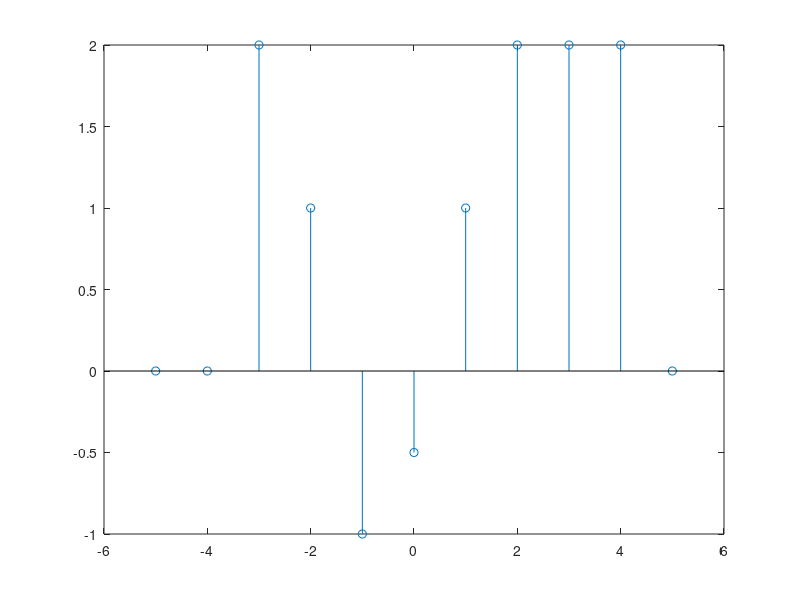

The MATLAB source for this figure:
clc;
clear all;
close all;
%%
t = -5:1:5;
x = zeros(size(t));
for i = 1:length(t);
    p = t(i);
    if p == -3
        x(i) = 2;
    elseif p == -2
        x(i) = 1;
    elseif p == -1
        x(i) = -1;
    elseif p == 0
        x(i) = -0.5;
    elseif p == 1
        x(i) = 1;
    elseif p >= 2 && p <= 4
        x(i) = 2;
    end;
end;
stem(t, x);